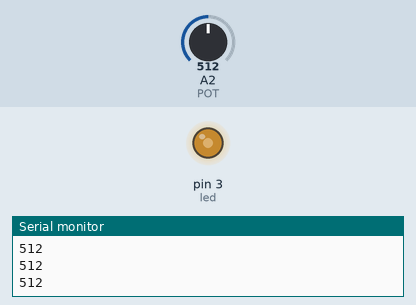
Bench run of a sketch on a simulated Arduino Uno, built with avr-gcc and run on an emulated ATmega328P. On the bench: output pins drawn as LEDs (lit = HIGH), the last lines printed to the serial monitor. The inputs (shaded band) are chosen by the test bench; at power-on: A2 (POT) = 512.

Above: at 1.2 s.
1.3 s: A2 (POT) set to 716
At 2.5 s:
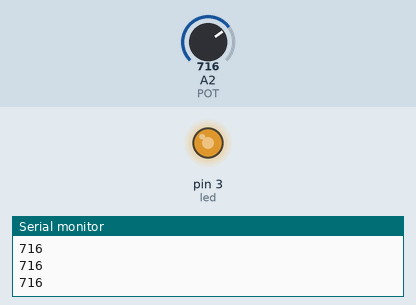
2.8 s: A2 (POT) set to 900
At 3.9 s:
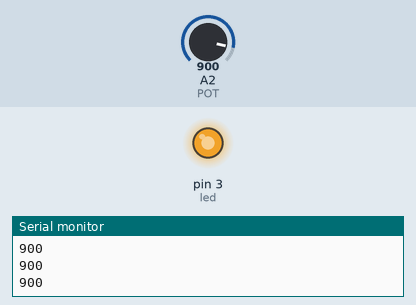
4.3 s: A2 (POT) set to 122
At 5.0 s:
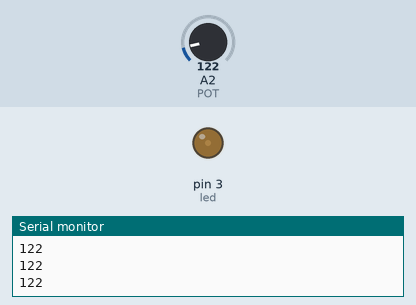
5.8 s: A2 (POT) set to 0
At 6.1 s:
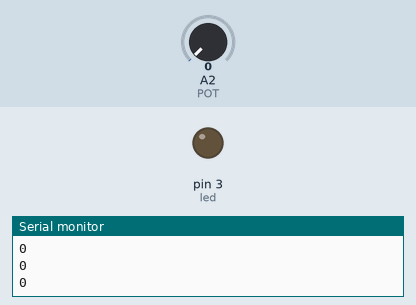
7.3 s: A2 (POT) set to 511
At 8.5 s:
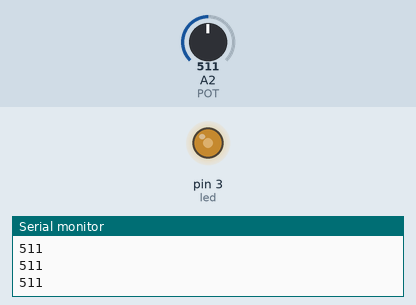
Timing chart, 0 to 9.8 s (numbered marks = the images above; inputs shaded):
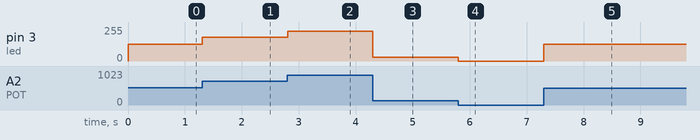

The sketch:

PotMeter.ino
```cpp
const int POT = A2;
const int led = 3;
int potWaarde = 0;
int lichtwaarde = 0;


void setup() {
  // put your setup code here, to run once:
  Serial.begin(9600);
  pinMode(led, OUTPUT);
  pinMode(POT, INPUT);
}

void loop() {
  // put your main code here, to run repeatedly:
  potWaarde = analogRead(POT);
  lichtwaarde = map(potWaarde, 0, 1023, 0, 255);

  analogWrite(led, lichtwaarde);
  Serial.println(potWaarde);


}
```

Measured:
- after the input at 1.3 s, pin 3 (led): 127/255 → 178/255 at once
- after the input at 2.8 s, pin 3 (led): 178/255 → 224/255 at once
- after the input at 4.3 s, pin 3 (led): 224/255 → 30/255 at once
- after the input at 5.8 s, pin 3 (led): 30/255 → 0/255 at once
- after the input at 7.3 s, pin 3 (led): 0/255 → 127/255 at once
